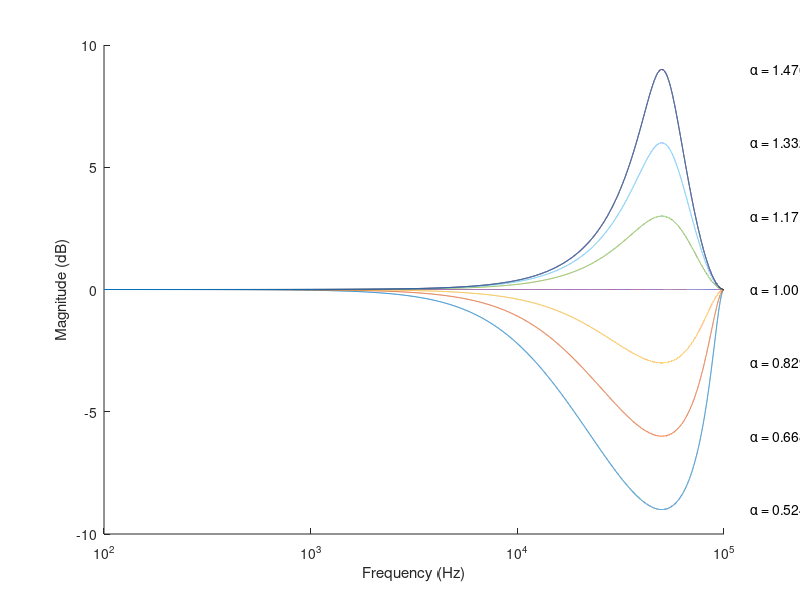

Here is the MATLAB script that generated this plot:
k = 1000;
u = 1e-6;

fsw = 100*k
Ts = 1/fsw;

ff = 100:10:fsw;
ws = 2*pi*ff;
s = j*ws;
z1 = e.^(-s*Ts);

Vin = 18
Vout = 5.35
N = 4
Vo = N*Vout
Lpri = 23*u

mc = Vin/Lpri
md = Vo/Lpri

# Gain at Fsw/2 algebraic manipulation
# Gpk = alpha/(2-alpha)
# 2*Gpk - alpha*Gpk = alpha
# 2*Gpk = alpha*(1 + Gpk)
# alpha = 2*Gpk/(1 + Gpk)
# Gpk = 10^(GpkdB/20)

alpha = 1.0;
GdB = -9  # Peak gain in dB at Fsw/2

hold on
for i = 1:1:7
  Gpk = 10^(GdB/20);
  mcmp = (1 + Gpk)*(mc + md)./(2*Gpk) - mc
  alpha = (mc + md)/(mc + mcmp)  
##
## Transfer Function:
## Peak current mode controller
##
  hz = alpha*z1./(1-(1-alpha)*z1);
##
##
  semilogx(ff, 20*log10(abs(hz)))  
  GdB = GdB + 3; #Post-increment to continue set of traces

endfor  

semilogx(ff, 20*log10(abs(hz)))
#title("Peak Current Mode Controller system response with varying amounts of slope compensation")
xlabel("Frequency (Hz)")
ylabel("Magnitude (dB)")

text(135000, 9, "ɑ = 1.476")
text(135000, 6, "ɑ = 1.332")
text(135000, 3, "ɑ = 1.171")
text(135000, 0, "ɑ = 1.00")
text(135000, -3, "ɑ = 0.829")
text(135000, -6, "ɑ = 0.668")
text(135000, -9, "ɑ = 0.524")
